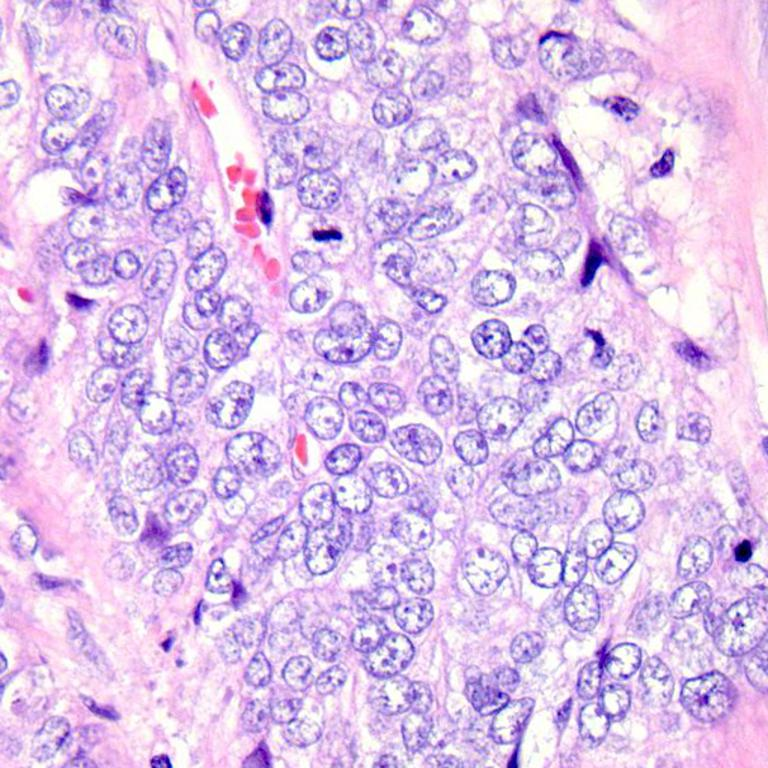
#> input picture o.jpeg, 768 x 768 px
$ python -i preprocessing.py   (imports and definitions only)
#> lines starting #> are read from the running program, lines starting #| are printed output that depends on the picture
"""
preprocessing.py
-----------------
Implements the two preprocessing steps described in the thesis
(Sections 3.2.1 and 3.2.2):

    1. Grayscale Transformation  -> O = T(i)
    2. Sigmoid Stretching        -> S(x) = 1 / (1 + e^-y(x - z))
"""

import numpy as np
import cv2


# [52 lines left out: functions grayscale_transform, sigmoid_stretch, preprocess_pipeline, not called in this run]


# ---------------------------------------------------------------------------
# Chapter 4 (bagging) preprocessing: Gaussian Filter + Adaptive Histogram
# Equalization (AHE), as described in thesis Sections 4.1.1 and 4.1.2.
# These are separate, additive functions -- they do NOT replace or modify
# anything used by the Chapter 3 boosting pipeline above.
# ---------------------------------------------------------------------------

def gaussian_filter(images, kernel_size=5, sigma=1.0):
    """
    Applies 2D Gaussian smoothing/denoising (thesis Eq. 4.2), as used in
    Chapter 4 before classification.

    Parameters
    ----------
    images : np.ndarray (N, H, W, 3) color images, uint8
    kernel_size : int (odd number) -- Gaussian kernel size
    sigma : float -- standard deviation of the Gaussian

    Returns
    -------
    np.ndarray (N, H, W, 3), same dtype/shape, denoised
    """
    import cv2
    out = np.array([
        cv2.GaussianBlur(img, (kernel_size, kernel_size), sigmaX=sigma)
        for img in images
    ])
    return out


def adaptive_histogram_equalization(images, clip_limit=2.0, tile_grid_size=(8, 8)):
    """
    Applies Adaptive Histogram Equalization (thesis Sec 4.1.2: image split
    into 8x8 tiles, histogram equalized locally). Implemented with OpenCV's
    CLAHE (Contrast Limited AHE), applied on the L-channel in LAB color
    space so color information is preserved while local contrast is
    enhanced (the thesis's stated goal).

    Parameters
    ----------
    images : np.ndarray (N, H, W, 3) color images, uint8
    clip_limit : float -- contrast limiting threshold (prevents noise
                 amplification, as CLAHE is described as a safer AHE variant)
    tile_grid_size : tuple -- matches the thesis's 8x8 tiling

    Returns
    -------
    np.ndarray (N, H, W, 3), same dtype/shape, contrast-enhanced
    """
    import cv2
    clahe = cv2.createCLAHE(clipLimit=clip_limit, tileGridSize=tile_grid_size)
    out = []
    for img in images:
        lab = cv2.cvtColor(img, cv2.COLOR_BGR2LAB)
        l, a, b = cv2.split(lab)
        l_eq = clahe.apply(l)
        merged = cv2.merge((l_eq, a, b))
        enhanced = cv2.cvtColor(merged, cv2.COLOR_LAB2BGR)
        out.append(enhanced)
    return np.array(out)


def preprocess_pipeline_bagging(images, gaussian_kernel=5, gaussian_sigma=1.0,
                                 clahe_clip=2.0, clahe_tile=(8, 8)):
    """
    Full preprocessing pipeline used in Chapter 4 (bagging) experiment:
    Gaussian filter -> Adaptive Histogram Equalization (thesis Fig. 4.1 /
    Fig. 4.2).

    Parameters
    ----------
    images : np.ndarray (N, H, W, 3) color images, uint8

    Returns
    -------
    rgb_enhanced : np.ndarray (N, H, W, 3) color images, uint8 -- denoised
                   + contrast-enhanced, ready for CNN feature extraction
    gray_enhanced : np.ndarray (N, H, W) grayscale version of the same,
                    for classical feature extraction (classical_features_rich)
    """
    import cv2
    denoised = gaussian_filter(images, kernel_size=gaussian_kernel, sigma=gaussian_sigma)
    enhanced = adaptive_histogram_equalization(denoised, clip_limit=clahe_clip,
                                                tile_grid_size=clahe_tile)
    gray = np.array([cv2.cvtColor(img, cv2.COLOR_BGR2GRAY) for img in enhanced])
    return enhanced, gray

>>> import cv2
>>> picture = cv2.imread('../o.jpeg', cv2.IMREAD_GRAYSCALE)
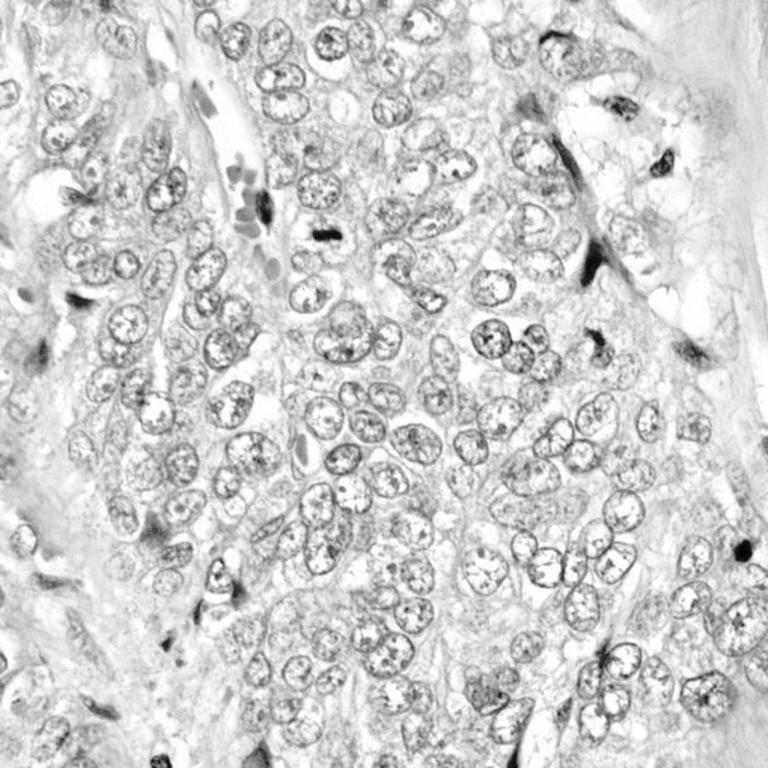
#> picture: shape (768, 768); min 0, max 255, mean 206.4
>>> result = preprocess_pipeline_bagging(picture)
#> the loop in adaptive_histogram_equalization, `for img in images:` made 1 pass
#> after the loop in adaptive_histogram_equalization, `for img in images:`: out = []
#> (the run stopped early here; a loop or call above may not have finished)
